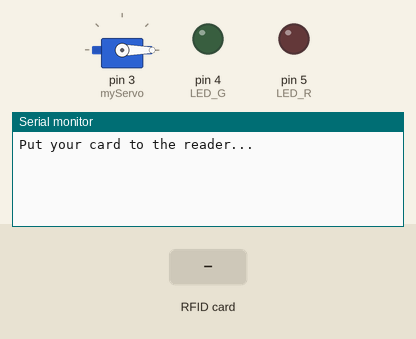
Recording of a sketch running on a simulated Arduino Mega 2560, built with avr-gcc and run on an emulated ATmega2560. Shown: servo, output pins drawn as LEDs (lit = HIGH), the last lines printed to the serial monitor. Inputs (shaded band) come from the test bench. Pins used as bus, display or sensor lines are not drawn.

Above: at 1.2 s.
1.3 s: RFID card B0 51 6B 2A held to the reader
At 2.4 s:
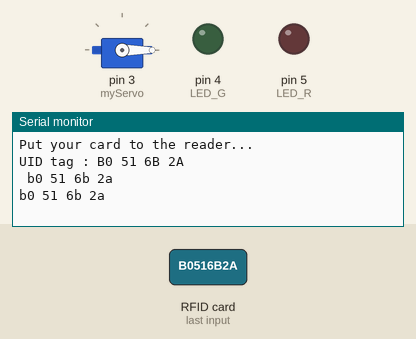
2.8 s: RFID card 04 73 25 D2 17 5F 80 held to the reader
At 3.2 s:
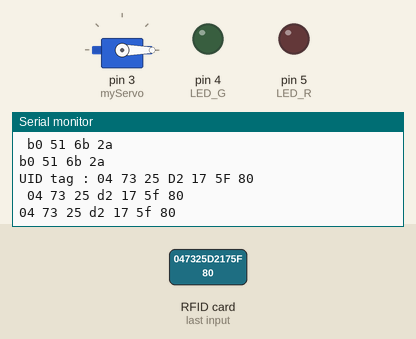
4.3 s: RFID card 04 6D 27 D2 17 5F 80 held to the reader
At 5.3 s:
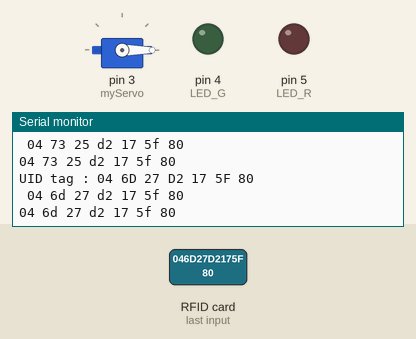

The sketch:

RFID_sensor_R.O.ino
```cpp
//RFID
#include <SPI.h>
#include <MFRC522.h>
#include <Servo.h>
#include <TM1638.h>
#include <EEPROM.h>

#define SS_PIN 53
#define RST_PIN 49
#define LED_G 4 //define green LED pin
#define LED_R 5 //define red LED
#define BUZZER 2 //buzzer pin
MFRC522 mfrc522(SS_PIN, RST_PIN);   // Create MFRC522 instance.
Servo myServo; //define servo name
 TM1638 module(3, 4, 5);
int a=300;
void setup()
{
  pinMode(2,OUTPUT);
  Serial.begin(9600);   // Initiate a serial communication
  SPI.begin();      // Initiate  SPI bus
  mfrc522.PCD_Init();   // Initiate MFRC522
  myServo.attach(3); //servo pin
  myServo.write(0); //servo start position
  pinMode(LED_G, OUTPUT);
  pinMode(LED_R, OUTPUT);
  pinMode(BUZZER, OUTPUT);
  noTone(BUZZER);
  Serial.println("Put your card to the reader...");
  Serial.println();
}
void loop()
{
  // Look for new cards
  if ( ! mfrc522.PICC_IsNewCardPresent())
  {
    return;
  }
  // Select one of the cards
  if ( ! mfrc522.PICC_ReadCardSerial())
  {
    return;
  }
  //Show UID on serial monitor
  Serial.print("UID tag :");
  String content= "";
  byte letter;
  for (byte i = 0; i < mfrc522.uid.size; i++)
  {
     Serial.print(mfrc522.uid.uidByte[i] < 0x10 ? " 0" : " ");
     Serial.print(mfrc522.uid.uidByte[i], HEX);
     content.concat(String(mfrc522.uid.uidByte[i] < 0x10 ? " 0" : " "));
     content.concat(String(mfrc522.uid.uidByte[i], HEX));
  }
  Serial.println();
  Serial.println(content);
  String content2=content.substring(1);
  Serial.println(content2);
  delay(1000);

if(content2=="b0 51 6b 2a" || "04 73 25 d2 17 5f 80" || "04 6d 27 d2 17 5f 80" || "04 63 25 d2 17 5f 80" || "04 5b 27 d2 17 5f 80"|| "04 53 25 d2 17 5f 80" || "04 4d 27 d2 17 5f 80"){
digitalWrite(2, HIGH);
}
}
```

Measured:
- after the input at 1.3 s, the serial monitor: prints a new line at once (image 1)
- after the input at 2.8 s, the serial monitor: prints a new line at once (image 2)
- after the input at 4.3 s, the serial monitor: prints a new line at once (image 3)
